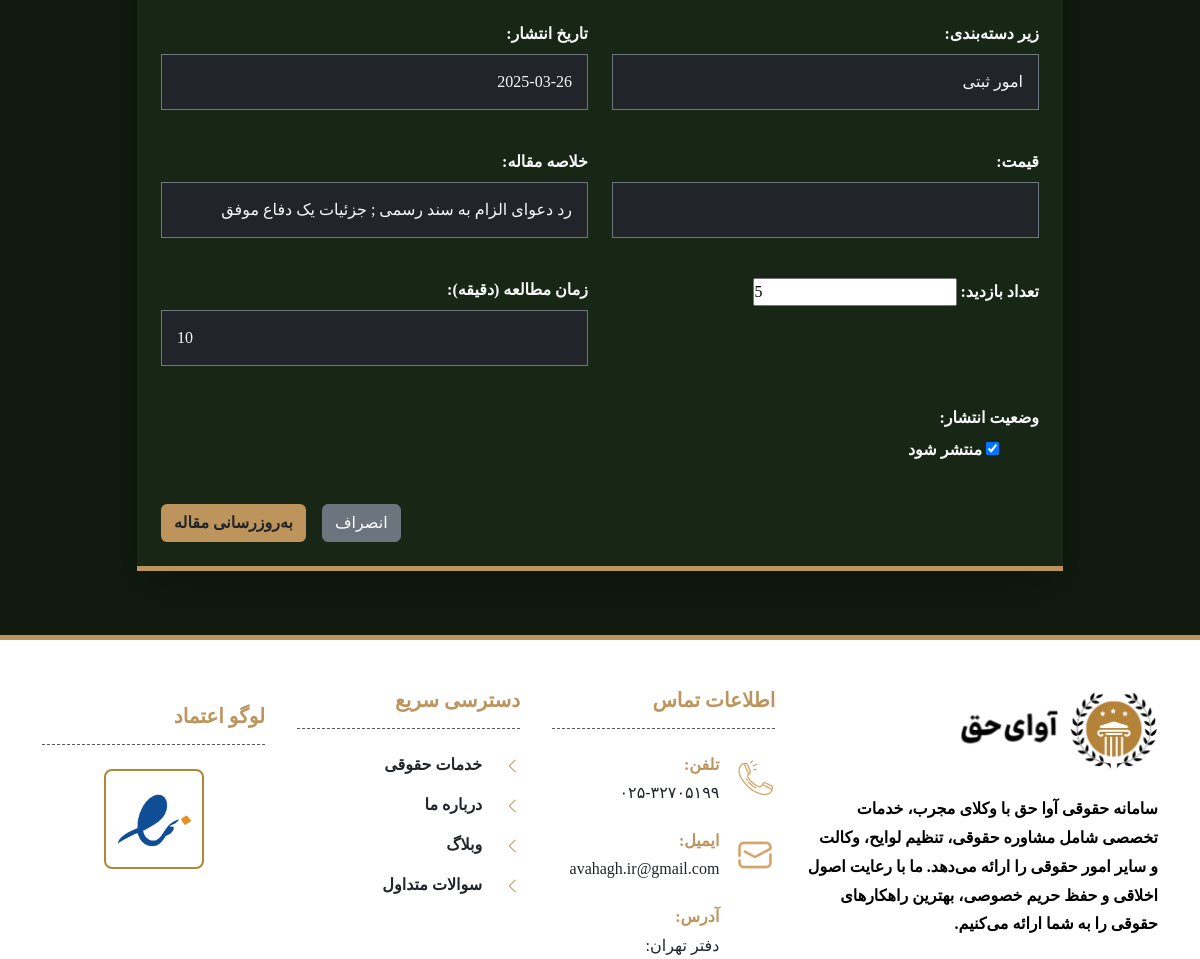
The app's page /edit-blog/13/ (signed in, middle part), older data.
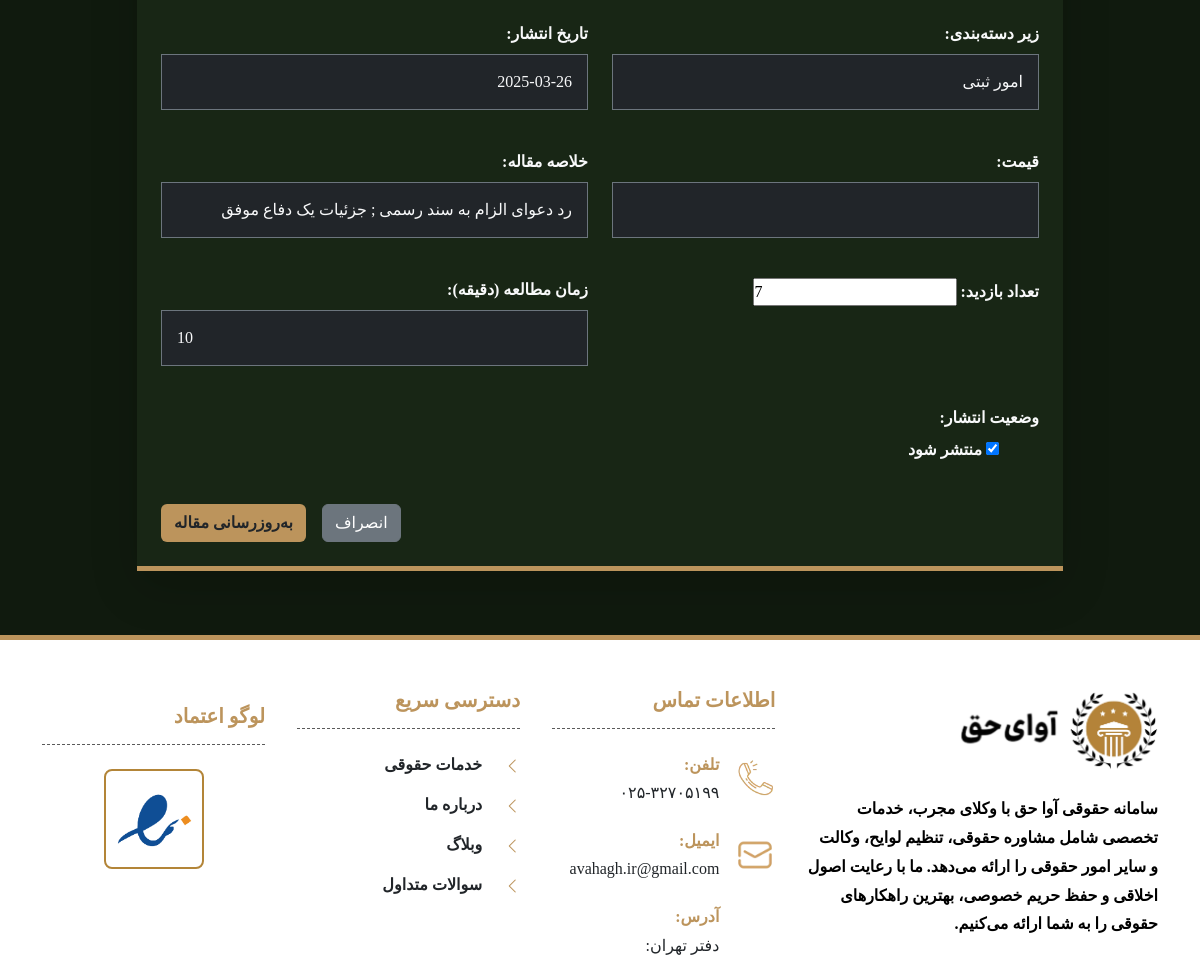
The same page, newer data.
### blog/models.py (models this page shows, shortened)
class Post(models.Model):
    title = models.CharField(max_length=200)
    content = RichTextField()
    image = models.ImageField(upload_to="blog/posts")
    category = models.CharField(max_length=50, choices=Category.choices)
    subcategory = models.CharField(max_length=50, choices=SubCategory.choices, blank=True, null=True)
    slug = models.CharField(max_length=255, unique=True)
    author = models.ForeignKey(Client, on_delete=models.CASCADE)
    published_date = models.DateField(default=now)
    is_published = models.BooleanField(default=False)
    price = models.CharField(max_length=100, null=True, blank=True)
    summery = models.CharField(max_length=150, null=True, blank=True)
    view = models.IntegerField(default=0)
    time_to_read = models.IntegerField(default=10)

### blog/views.py (the view, shortened to what this page needs)
# urls.py: path('edit-blog/<int:id>/', PostEdit.as_view(), name='PostEdit'),
class PostEdit(View):
    def get(self, request, id):
        if request.user.is_staff:
            post = get_object_or_404(Post, id=id)
            form = PostForm(instance=post)
            return render(request, 'blog/post_form.html', {'form': form, 'post': post})
        else:
            return redirect('users:login')

### blog/form.py
class PostForm(forms.ModelForm):
    class Meta:
        model = Post
        fields = ['title', 'content', 'category', 'subcategory', 'is_published', 'image', 'summery',
                  'published_date', 'author', 'price', 'view', 'time_to_read']

### blog/templates/blog/post_form.html (shortened to what this page needs)
{% extends 'base.html' %}
{% load static %}
{% block content %}
<div class="container py-5">
    <div class="row justify-content-center">
        <div class="col-lg-10">
            <div class="card shadow-lg border-0">
                <div class="card-body p-4 bg-blog text-light">
                    <form method="post" {% if post %}action="{% url 'blog:PostEdit' post.id %}" {% else
                        %}action="{% url 'blog:create-blog' %}" {% endif %} enctype="multipart/form-data"
                        class="form-rtl">
                        <div class="row mb-4">
                            <div class="col-md-6 mb-3">
                                <label for="{{ form.subcategory.id_for_label }}" class="form-label fw-bold">زیر
                                    دسته‌بندی:</label>
                                {{ form.subcategory }}
                            </div>
                            <div class="col-md-6 mb-3">
                                <label for="{{ form.published_date.id_for_label }}" class="form-label fw-bold">تاریخ
                                    انتشار:</label>
                                {{ form.published_date }}
                            </div>
                        </div>
                        <div class="row mb-4">
                            <div class="col-md-6 mb-3">
                                <label for="{{ form.price.id_for_label }}" class="form-label fw-bold">قیمت:</label>
                                {{ form.price }}
                            </div>
                            <div class="col-md-6 mb-3">
                                <label for="{{ form.summery.id_for_label }}" class="form-label fw-bold">خلاصه
                                    مقاله:</label>
                                {{ form.summery }}
                            </div>
                        </div>
                        <div class="row mb-4">
                            <div class="col-md-6 mb-3">
                                <label for="{{ form.view.id_for_label }}" class="form-label fw-bold">تعداد
                                    بازدید:</label>
                                {{ form.view }}
                            </div>
                            <div class="col-md-6 mb-3">
                                <label for="{{ form.time_to_read.id_for_label }}" class="form-label fw-bold">زمان مطالعه
                                    (دقیقه):</label>
                                {{ form.time_to_read }}
                            </div>
                        </div>
                        <div class="row mb-3">
                            <div class="col-md-6 mb-3">
                                <label for="{{ form.is_published.id_for_label }}" class="form-label fw-bold">وضعیت
                                    انتشار:</label>
                                <div class="form-check form-switch">
                                    {{ form.is_published }}
                                    <label class="form-check-label" for="{{ form.is_published.id_for_label }}">
                                        منتشر شود
                                    </label>
                                </div>
                            </div>
                        </div>
                        <div class="d-grid gap-2 d-md-flex justify-content-md-end mt-4">
                            <a href="{% url 'blog:blog' %}" class="btn btn-secondary me-md-2">انصراف</a>
                            <button type="submit" class="btn bg-gold text-dark fw-bold">
                                {% if post %}به‌روزرسانی مقاله{% else %}ایجاد مقاله{% endif %}
                            </button>
                        </div>
                    </form>
                </div>
            </div>
        </div>
    </div>
</div>
{% endblock %}

Row changes from the older to the newer data that the page shows:
changed Post "امور ثبتی": view "5" → "7"
